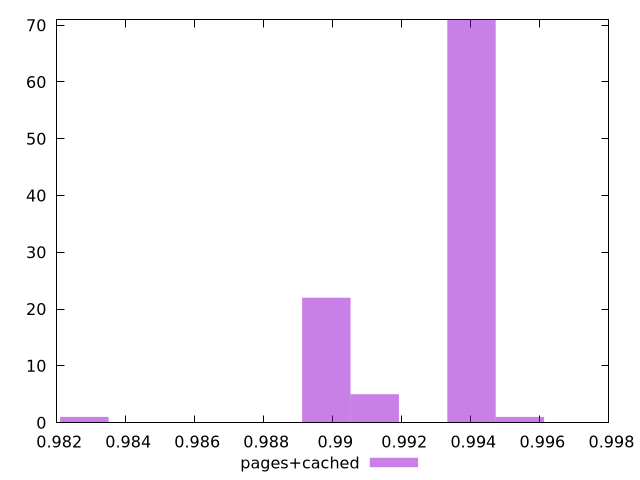

Write the gnuplot code that produced this figure.
$_pagesCached <<EOF
0.995421791422196 1
0.9940197888990662 71
0.9898137813296766 22
0.9828037687140273 1
0.9912157838528064 5
EOF
set key outside below
set terminal pngcairo
set output "report_00006_2020-11-02T20-21-41.718Z/first-cpu-idle/pages+cached//hist.png"
set yrange [0:71]
set boxwidth 0.0014020025231298535
set style fill transparent solid 0.5 noborder
plot $_pagesCached title "pages+cached" with boxes ,
